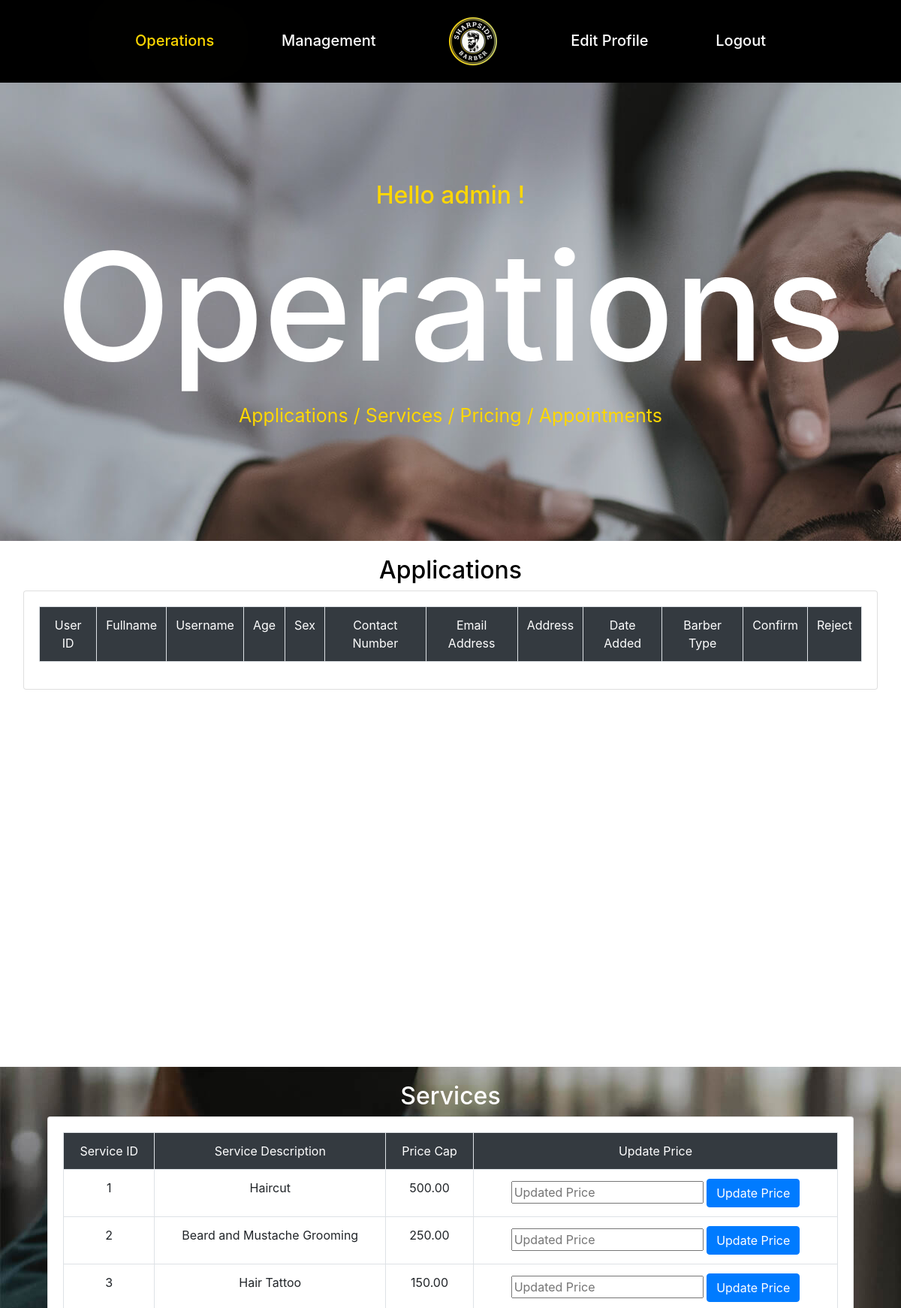
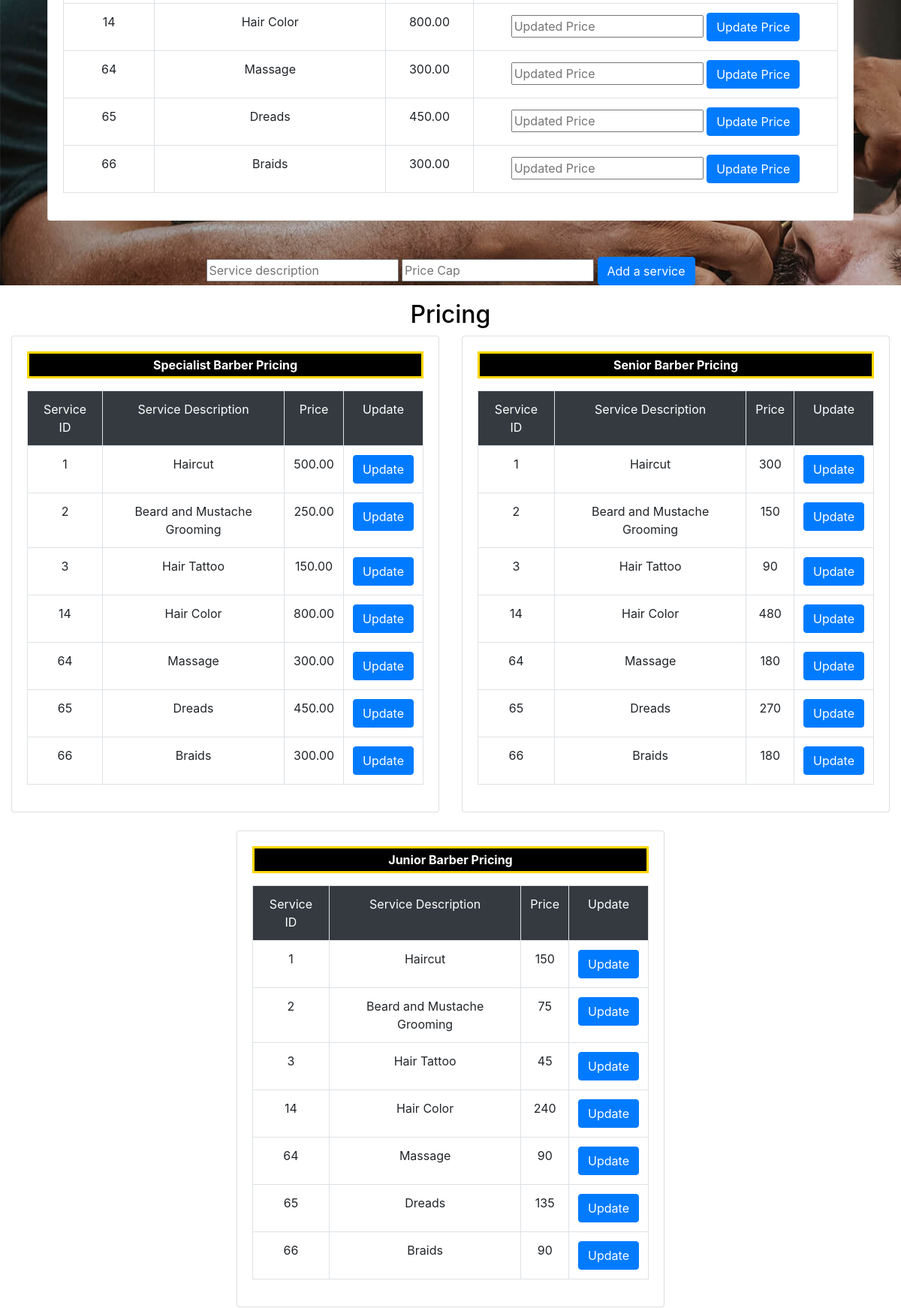
Screenshot of /Admin/operations.php (upper part) with the database file from the repository (2 pictures, top to bottom).
### tables this page shows
CREATE TABLE `services` (
  `service_id` int(11) NOT NULL,
  `service_description` varchar(100) NOT NULL,
  `price_cap` decimal(5,2) NOT NULL,
  `availability` tinyint(1) NOT NULL DEFAULT 1,
  `date_added` timestamp NOT NULL DEFAULT current_timestamp() ON UPDATE current_timestamp()
);

### Admin/operations/services_process.php (called while the page is built, shortened)
<?php
include_once "../db.php";
$query_services = "SELECT * FROM services";
$result_services = mysqli_query($conn, $query_services);
?>

### Admin/operations.php (the view, shortened to what this page needs)
<?php
include_once('db.php');
$result_pricing_specialist = mysqli_query($conn, "SELECT * FROM services");
$result_pricing_senior = mysqli_query($conn, "SELECT * FROM services");
$result_pricing_junior = mysqli_query($conn, "SELECT * FROM services");
?>
<!DOCTYPE html>
<html lang="en-US">
<head>
    <link href="css/operations.css" rel="stylesheet">
    <link href="css/bootstrap.css" rel="stylesheet">
</head>
<body>
    <header class="main-header">
        <nav class="navbar">
            <a href="operations.php" class="active">Operations</a>
            <a href="management.php">Management</a>
            <div class="logo"><img src="images/resource/ssb_small.png" alt="" title="Sharpside Barber" height="80"></div>
            <a href="a_edit_profile.php">Edit Profile</a>
            <a href="#" id="logout-link">Logout</a>
        </nav>
    </header>
    <div class="page-title-section" style="background-image: url(images/background/4.jpg)">
        <div class="auto-container">
            <h2 style="color: gold">Hello admin <?php echo $_SESSION['user_info_username']; ?>!</h2>
            <h1 style="color: white; font-size: 200px">Operations</h1>
            <p style="color: gold; font-size: 25px">Applications / Services / Pricing / Appointments</p>
        </div>
    </div>
    <section class="applications_section" id="applications" style="text-align: center; color: black;">
        <h2>Applications</h2>
        <div class="applications_table">
            <div class="row mr-3 ml-3 mb-5">
                <div class="col">
                    <div class="card">
                        <div class="card-body">
                            <table class="table table-bordered text-center">
                                <tr class="bg-dark text-white">
                                    <td>User ID</td>
                                    <td>Fullname</td>
                                    <td>Username</td>
                                    <td>Age</td>
                                    <td>Sex</td>
                                    <td>Contact Number</td>
                                    <td>Email Address</td>
                                    <td>Address</td>
                                    <td>Date Added</td>
                                    <td>Barber Type</td>
                                    <td>Confirm</td>
                                    <td>Reject</td>
                                </tr>
                                <?php include('operations/applications_process.php'); ?>
                            </table>
                        </div>
                    </div>
                </div>
            </div>
        </div>
    </section>
    <section class="services_section" id="services" style="text-align: center; color: white; background-image: url(images/background/1.jpg)">
        <h2>Services</h2>
        <div class="applications_table">
            <div class="row mr-5 ml-5 mb-5">
                <div class="col">
                    <div class="card">
                        <div class="card-body">
                            <table class="table table-bordered text-center">
                                <tr class="bg-dark text-white">
                                    <td>Service ID</td>
                                    <td>Service Description</td>
                                    <td>Price Cap</td>
                                    <td>Update Price</td>
                                </tr>
                                <?php include('operations/services_process.php') ?>
                                <?php while($row = mysqli_fetch_assoc($result_services)){?>
                                <tr>
                                    <form method="POST" action="operations/services_process.php">
                                        <td><?php echo $row['service_id']; ?></td>
                                        <td><?php echo $row['service_description']; ?></td>
                                        <td><?php echo $row['price_cap']; ?></td>
                                        <td>
                                            <input type="number" name="updated_price" placeholder="Updated Price" required />
                                            <button type="submit" name="update_price_btn" class="btn btn-primary">Update Price</button>
                                        </td>
                                    </form>
                                </tr>
                                <?php } ?>
                            </table>
                        </div>
                    </div>
                </div>
            </div>
        </div>
        <form method="POST" action="operations/services_process.php">
            <input type="text" name="add_service_description" placeholder="Service description" required />
            <input type="text" name="add_price_cap" placeholder="Price Cap" required />
            <button type="submit" name="add_service" class="btn btn-primary">Add a service</button>
        </form>
    </section>
   <section class="pricing_section" id="pricing" style="text-align: center; color: black;">
    <h2>Pricing</h2>
    <div class="container-fluid">
        <div class="row">
            <div class="col-md-6">
                <div class="card">
                    <div class="card-body">
                        <table class="table table-bordered text-center">
                            <p style="color: white; background-color:black; border: gold solid; padding: 3px"><strong>Specialist Barber Pricing</strong></p>
                            <tr class="bg-dark text-white">
                                <td>Service ID</td>
                                <td>Service Description</td>
                                <td>Price</td>
                                <td>Update</td>
                            </tr>
                            <?php while($row = mysqli_fetch_assoc($result_pricing_specialist)) { ?>
                            <tr>
                                <form method="POST" action="operations/pricing_process.php">
                                    <td><?php echo $row['service_id']; ?></td>
                                    <td><?php echo $row['service_description']; ?></td>
                                    <td><?php echo $row['price_cap']; ?></td>
                                    <td>
                                        <button type="submit" name="update_pricing" class="btn btn-primary">Update</button>
                                    </td>
                                </form>
                            </tr>
                            <?php } ?>
                            </table>
                    </div>
                </div>
            </div>
       <div class="col-md-6">
                <div class="card">
                    <div class="card-body">
                        <table class="table table-bordered text-center">
                            <p style="color: white; background-color:black; border: gold solid; padding: 3px"><strong>Senior Barber Pricing</strong></p>
                            <tr class="bg-dark text-white">
                                <td>Service ID</td>
                                <td>Service Description</td>
                                <td>Price</td>
                                <td>Update</td>
                            </tr>
                            <?php while($row = mysqli_fetch_assoc($result_pricing_senior)) { ?>
                            <tr>
                                <form method="POST" action="operations/pricing_process.php">
                                    <td><?php echo $row['service_id']; ?></td>
                                    <td><?php echo $row['service_description']; ?></td>
                                    <td><?php echo $row['price_cap'] * 0.6; ?></td>
                                    <td>
                                        <button type="submit" name="update_pricing" class="btn btn-primary">Update</button>
                                    </td>
                                </form>
                            </tr>
                            <?php } ?>
                            </table>
                    </div>
                </div>
            </div>
        </div>
        <div class="row justify-content-center mt-4 mb-4">
            <div class="col-md-6">
                <div class="card">
                    <div class="card-body">
                        <table class="table table-bordered text-center">
                            <p style="color: white; background-color:black; border: gold solid; padding: 3px"><strong>Junior Barber Pricing</strong></p>
                            <tr class="bg-dark text-white">
                                <td>Service ID</td>
                                <td>Service Description</td>
                                <td>Price</td>
                                <td>Update</td>
                            </tr>
                            <?php while($row = mysqli_fetch_assoc($result_pricing_junior)) { ?>
                            <tr>
                                <form method="POST" action="operations/pricing_process.php">
                                    <td><?php echo $row['service_id']; ?></td>
                                    <td><?php echo $row['service_description']; ?></td>
                                    <td><?php echo $row['price_cap'] * 0.3; ?></td>
                                    <td>
                                        <button type="submit" name="update_pricing" class="btn btn-primary">Update</button>
                                    </td>
                                </form>
                            </tr>
                            <?php } ?>
                            </table>
                    </div>
                </div>
            </div>
        </div>
    </div>
</section>

### Admin/css/operations.css (style rules this page uses)
.main-header { display: flex; justify-content: center; align-items: center; background: black; padding: 15px 0; position: relative; }
.main-header .navbar { display: flex; align-items: center; justify-content: space-between; width: 100%; padding: 0 15%; }
.navbar a { font-size: 20px; color: white; font-weight: 500; transition: 0.3s ease-in-out; border-bottom: 3px solid transparent; }
.navbar a:hover, .navbar a.active { color: gold; text-shadow: 0 0 100px gold; }
.page-title-section { min-height: 610px; display: flex; justify-content: center; align-items: center; text-align: center; }
section { min-height: 700px; padding-top: 20px; display: flex; flex-direction: column; justify-content: center; align-items: center; }

### rows the page displays
services: service_id "1", service_description "Haircut", price_cap "500.00", $row['price_cap']*0.6 "300", $row['price_cap']*0.3 "150"
services: service_id "2", service_description "Beard and Mustache Grooming", price_cap "250.00", $row['price_cap']*0.6 "150", $row['price_cap']*0.3 "75"
services: service_id "3", service_description "Hair Tattoo", price_cap "150.00", $row['price_cap']*0.6 "90", $row['price_cap']*0.3 "45"
services: service_id "14", service_description "Hair Color", price_cap "800.00", $row['price_cap']*0.6 "480", $row['price_cap']*0.3 "240"
services: service_id "64", service_description "Massage", price_cap "300.00", $row['price_cap']*0.6 "180", $row['price_cap']*0.3 "90"
services: service_id "65", service_description "Dreads", price_cap "450.00", $row['price_cap']*0.6 "270", $row['price_cap']*0.3 "135"
services: service_id "66", service_description "Braids", price_cap "300.00", $row['price_cap']*0.6 "180", $row['price_cap']*0.3 "90"
